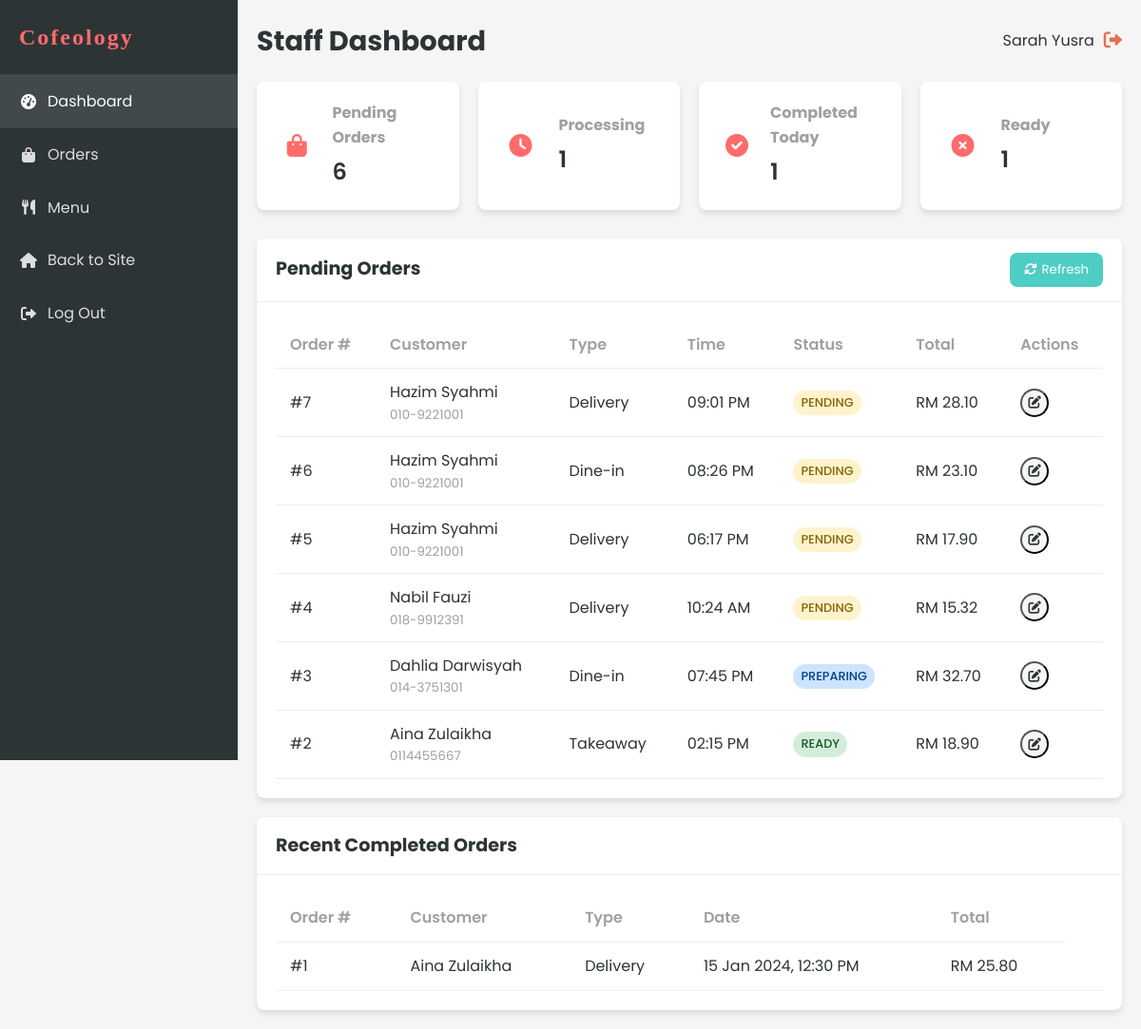
/staff/dashboard.php (signed in), run on the app's committed database.
### tables this page shows
CREATE TABLE `order` (
  `ORDER_ID` int(11) NOT NULL,
  `ORDER_NUMBER` varchar(20) NOT NULL,
  `ORDER_TIME` time NOT NULL,
  `ORDER_DATE` date NOT NULL,
  `ORDER_TYPE` enum('delivery','takeaway','dine-in') NOT NULL,
  `ORDER_STATUS` enum('pending','preparing','ready','out_for_delivery','completed','cancelled') DEFAULT 'pending',
  `TOT_AMOUNT` decimal(10,2) NOT NULL,
  `DELIVERY_ADDRESS` text DEFAULT NULL,
  `PAYMENT_METHOD` varchar(50) DEFAULT NULL,
  `PAYMENT_STATUS` enum('pending','completed','failed') DEFAULT 'pending',
  `CUST_ID` int(11) NOT NULL,
  `STAFF_ID` int(11) DEFAULT NULL,
  `special_instructions` text DEFAULT NULL,
  `pickup_time` datetime DEFAULT NULL,
  `created_at` timestamp NOT NULL DEFAULT current_timestamp(),
  `updated_at` timestamp NOT NULL DEFAULT current_timestamp() ON UPDATE current_timestamp()
);

CREATE TABLE `customer` (
  `CUST_ID` int(11) NOT NULL,
  `CUSTOMER_ID` varchar(20) NOT NULL,
  `CUST_NAME` varchar(100) NOT NULL,
  `CUST_NPHONE` varchar(20) NOT NULL,
  `CUST_EMAIL` varchar(100) NOT NULL,
  `CUST_PASSWORD` varchar(255) NOT NULL,
  `MEMBERSHIP` enum('basic','premium','vip') DEFAULT 'basic',
  `created_at` timestamp NOT NULL DEFAULT current_timestamp(),
  `updated_at` timestamp NOT NULL DEFAULT current_timestamp() ON UPDATE current_timestamp()
);

### includes/functions.php (called while the page is built, shortened)
<?php
function formatCurrency($amount) {
    return 'RM ' . number_format($amount, 2);
}
?>

### staff/dashboard.php (the view, shortened to what this page needs)
<?php
include '../includes/db_connect.php';
include '../includes/functions.php';
$stmt = $conn->prepare("
    SELECT o.*, c.CUST_NAME as customer_name, c.CUST_NPHONE as customer_phone
    FROM `ORDER` o
    JOIN CUSTOMER c ON o.CUST_ID = c.CUST_ID
    WHERE o.ORDER_STATUS != 'completed' AND o.ORDER_STATUS != 'cancelled'
    ORDER BY o.ORDER_DATE DESC, o.ORDER_TIME DESC
");
$stmt->execute();
$pendingOrders = $stmt->get_result()->fetch_all(MYSQLI_ASSOC);
$stmt = $conn->prepare("
    SELECT o.*, c.CUST_NAME as customer_name
    FROM `ORDER` o
    JOIN CUSTOMER c ON o.CUST_ID = c.CUST_ID
    WHERE o.ORDER_STATUS = 'completed'
    ORDER BY o.ORDER_DATE DESC, o.ORDER_TIME DESC
    LIMIT 10
");
$stmt->execute();
$completedOrders = $stmt->get_result()->fetch_all(MYSQLI_ASSOC);
?>
<!DOCTYPE html>
<html lang="en">
<head>
    <link rel="stylesheet" href="../css/style.css?v=1.1">
    <link rel="stylesheet" href="../css/dashboard.css?v=1.1">
    <link rel="stylesheet" href="https://cdnjs.cloudflare.com/ajax/libs/font-awesome/6.0.0-beta3/css/all.min.css">
</head>
<body>
    <div class="dashboard-container">
        <?php include 'sidebar.php'; ?>
        <div class="dashboard-content">
            <header class="dashboard-header">
                <div class="header-title">
                    <h1>Staff Dashboard</h1>
                </div>
                <div class="header-actions">
                    <div class="user-info">
                        <span><?php echo htmlspecialchars($_SESSION['user_name']); ?></span>
                        <a href="../logout.php" class="logout-btn">
                            <i class="fas fa-sign-out-alt"></i>
                        </a>
                    </div>
                </div>
            </header>
            <div class="dashboard-stats">
                <div class="stat-card">
                    <div class="stat-icon">
                        <i class="fas fa-shopping-bag"></i>
                    </div>
                    <div class="stat-info">
                        <h3>Pending Orders</h3>
                        <p id="pending-count"><?php echo count($pendingOrders); ?></p>
                    </div>
                </div>
                <div class="stat-card">
                    <div class="stat-icon">
                        <i class="fas fa-clock"></i>
                    </div>
                    <div class="stat-info">
                        <h3>Processing</h3>
                        <p id="processing-count">
                            <?php
                            $processingCount = 0;
                            foreach($pendingOrders as $order) {
                                if($order['ORDER_STATUS'] === 'preparing') $processingCount++;
                            }
                            echo $processingCount;
                            ?>
                        </p>
                    </div>
                </div>
                <div class="stat-card">
                    <div class="stat-icon">
                        <i class="fas fa-check-circle"></i>
                    </div>
                    <div class="stat-info">
                        <h3>Completed Today</h3>
                        <p id="completed-count"><?php echo count($completedOrders); ?></p>
                    </div>
                </div>
                <div class="stat-card">
                    <div class="stat-icon">
                        <i class="fas fa-times-circle"></i>
                    </div>
                    <div class="stat-info">
                        <h3>Ready</h3>
                        <p id="ready-count">
                            <?php
                            $readyCount = 0;
                            foreach($pendingOrders as $order) {
                                if($order['ORDER_STATUS'] === 'ready') $readyCount++;
                            }
                            echo $readyCount;
                            ?>
                        </p>
                    </div>
                </div>
            </div>
            <div class="dashboard-main">
                <div class="card">
                    <div class="card-header">
                        <h2>Pending Orders</h2>
                        <button class="refresh-btn" onclick="refreshOrders()">
                            <i class="fas fa-sync-alt"></i> Refresh
                        </button>
                    </div>
                    <div class="card-body">
                        <div class="table-responsive">
                            <table class="table">
                                <thead>
                                    <tr>
                                        <th>Order #</th>
                                        <th>Customer</th>
                                        <th>Type</th>
                                        <th>Time</th>
                                        <th>Status</th>
                                        <th>Total</th>
                                        <th>Actions</th>
                                    </tr>
                                </thead>
                                <tbody id="pending-orders">
                                    <?php if (empty($pendingOrders)): ?>
                                        <tr>
                                            <td colspan="7" class="text-center">No pending orders</td>
                                        </tr>
                                    <?php else: ?>
                                        <?php foreach ($pendingOrders as $order): ?>
                                            <tr>
                                                <td>#<?php echo $order['ORDER_ID']; ?></td>
                                                <td>
                                                    <div class="customer-info">
                                                        <span><?php echo htmlspecialchars($order['customer_name']); ?></span>
                                                        <small><?php echo htmlspecialchars($order['customer_phone']); ?></small>
                                                    </div>
                                                </td>
                                                <td><?php echo ucfirst($order['ORDER_TYPE']); ?></td>
                                                <td><?php echo date('h:i A', strtotime($order['ORDER_DATE'] . ' ' . $order['ORDER_TIME'])); ?></td>
                                                <td>
                                                    <span class="status-badge <?php echo $order['ORDER_STATUS']; ?>">
                                                        <?php echo ucfirst($order['ORDER_STATUS']); ?>
                                                    </span>
                                                </td>
                                                <td><?php echo formatCurrency($order['TOT_AMOUNT']); ?></td>
                                                <td>
                                                    <div class="table-actions">
                                                        <button class="btn-icon update-status" data-id="<?php echo $order['ORDER_ID']; ?>" title="Update Status">
                                                            <i class="fas fa-edit"></i>
                                                        </button>
                                                    </div>
                                                </td>
                                            </tr>
                                        <?php endforeach; ?>
                                    <?php endif; ?>
                                </tbody>
                            </table>
                        </div>
                    </div>
                </div>
                <div class="card">
                    <div class="card-header">
                        <h2>Recent Completed Orders</h2>
                    </div>
                    <div class="card-body">
                        <div class="table-responsive">
                            <table class="table">
                                <thead>
                                    <tr>
                                        <th>Order #</th>
                                        <th>Customer</th>
                                        <th>Type</th>
                                        <th>Date</th>
                                        <th>Total</th>
                                    </tr>
                                </thead>
                                <tbody>
                                    <?php if (empty($completedOrders)): ?>
                                        <tr>
                                            <td colspan="6" class="text-center">No completed orders</td>
                                        </tr>
                                    <?php else: ?>
                                        <?php foreach ($completedOrders as $order): ?>
                                            <tr>
                                                <td>#<?php echo $order['ORDER_ID']; ?></td>
                                                <td><?php echo htmlspecialchars($order['customer_name']); ?></td>
                                                <td><?php echo ucfirst($order['ORDER_TYPE']); ?></td>
                                                <td><?php echo date('d M Y, h:i A', strtotime($order['ORDER_DATE'] . ' ' . $order['ORDER_TIME'])); ?></td>
                                                <td><?php echo formatCurrency($order['TOT_AMOUNT']); ?></td>
                                                <td>
                                                </td>
                                            </tr>
                                        <?php endforeach; ?>
                                    <?php endif; ?>
                                </tbody>
                            </table>
                        </div>
                    </div>
                </div>
            </div>
        </div>
    </div>
</body>
</html>

### css/style.css (style rules this page uses)
:root { --primary-color: #ff6b6b; --secondary-color: #4ecdc4; --accent-color: #ffd166; --dark-color: #2d3436; --light-color: #f8f9fa; --success-color: #6bcd69; --warning-color: #ffd166; --danger-color: #e17055; --gray-color: #a0a0a0; --border-radius: 8px; --box-shadow: 0 4px 6px rgba(0, 0, 0, 0.1); --transition: all 0.3s ease; }
* { margin: 0; padding: 0; box-sizing: border-box; }
body { font-family: 'Poppins', "Segoe UI", Tahoma, Geneva, Verdana, sans-serif; line-height: 1.6; color: var(--dark-color); background-color: #f5f5f5; }
a { text-decoration: none; color: var(--primary-color); transition: var(--transition); }
.header-actions { display: flex; align-items: center; }
.header-actions > * { margin-left: 15px; }

### css/dashboard.css (style rules this page uses)
.dashboard-container { display: flex; min-height: 100vh; }
.dashboard-content { flex: 1; margin-left: 250px; padding: 20px; background-color: #f5f5f5; }
.dashboard-header { display: flex; justify-content: space-between; align-items: center; margin-bottom: 20px; }
.header-title h1 { margin: 0; font-size: 1.8rem; }
.header-actions { display: flex; align-items: center; }
.user-info { display: flex; align-items: center; }
.user-info span { margin-right: 10px; }
.logout-btn { color: var(--danger-color); font-size: 1.2rem; }
.dashboard-stats { display: grid; grid-template-columns: repeat(auto-fit, minmax(200px, 1fr)); gap: 20px; margin-bottom: 30px; }
.stat-card { background-color: white; border-radius: var(--border-radius); box-shadow: var(--box-shadow); padding: 20px; display: flex; align-items: center; }
.stat-icon { width: 50px; height: 50px; background-color: rgba(var(--primary-color-rgb), 0.1); color: var(--primary-color); border-radius: 50%; display: flex; justify-content: center; align-items: center; font-size: 1.5rem; margin-right: 15px; }
.stat-info h3 { margin: 0 0 5px; font-size: 1rem; color: var(--gray-color); }
.stat-info p { margin: 0; font-size: 1.5rem; font-weight: 600; }
.dashboard-main { display: grid; grid-template-columns: 1fr; gap: 20px; }
.card { background-color: white; border-radius: var(--border-radius); box-shadow: var(--box-shadow); overflow: hidden; }
.card-header { padding: 15px 20px; border-bottom: 1px solid #eee; display: flex; justify-content: space-between; align-items: center; }
.card-header h2 { margin: 0; font-size: 1.2rem; }
.card-body { padding: 20px; }
.table-responsive { overflow-x: auto; }
.table { width: 100%; border-collapse: collapse; }
.table th, .table td { padding: 12px 15px; text-align: left; border-bottom: 1px solid #eee; }
.table th { font-weight: 600; color: var(--gray-color); }
.table-actions { display: flex; gap: 10px; }
.btn-icon { width: 30px; height: 30px; border-radius: 50%; display: flex; justify-content: center; align-items: center; background-color: #f5f5f5; color: var(--dark-color); cursor: pointer; transition: var(--transition); }
.customer-info { display: flex; flex-direction: column; }
.customer-info small { color: var(--gray-color); }
.status-badge { display: inline-block; padding: 3px 8px; border-radius: 20px; font-size: 0.8rem; font-weight: 500; text-transform: uppercase; }
.status-badge.pending { background-color: rgba(255, 193, 7, 0.2); color: #856404; }
.status-badge.preparing { background-color: rgba(0, 123, 255, 0.2); color: #004085; }
.status-badge.ready { background-color: rgba(40, 167, 69, 0.2); color: #155724; }
.refresh-btn { font-family: 'Poppins', sans-serif; display: flex; align-items: center; gap: 5px; padding: 8px 15px; background-color: var(--secondary-color); color: white; border: none; border-radius: var(--border-radius); cursor: pointer; transition: var(--transition); }

### data on the page
order: ORDER_ID "7", CUST_ID.CUST_NAME "Hazim Syahmi", CUST_ID.CUST_NPHONE "010-9221001", ORDER_TYPE "Delivery", ORDER_DATE+ORDER_TIME "09:01 PM", ORDER_STATUS "PENDING", TOT_AMOUNT "RM 28.10"
order: ORDER_ID "6", CUST_ID.CUST_NAME "Hazim Syahmi", CUST_ID.CUST_NPHONE "010-9221001", ORDER_TYPE "Dine-in", ORDER_DATE+ORDER_TIME "08:26 PM", ORDER_STATUS "PENDING", TOT_AMOUNT "RM 23.10"
order: ORDER_ID "5", CUST_ID.CUST_NAME "Hazim Syahmi", CUST_ID.CUST_NPHONE "010-9221001", ORDER_TYPE "Delivery", ORDER_DATE+ORDER_TIME "06:17 PM", ORDER_STATUS "PENDING", TOT_AMOUNT "RM 17.90"
order: ORDER_ID "4", CUST_ID.CUST_NAME "Nabil Fauzi", CUST_ID.CUST_NPHONE "018-9912391", ORDER_TYPE "Delivery", ORDER_DATE+ORDER_TIME "10:24 AM", ORDER_STATUS "PENDING", TOT_AMOUNT "RM 15.32"
order: ORDER_ID "3", CUST_ID.CUST_NAME "Dahlia Darwisyah", CUST_ID.CUST_NPHONE "014-3751301", ORDER_TYPE "Dine-in", ORDER_DATE+ORDER_TIME "07:45 PM", ORDER_STATUS "PREPARING", TOT_AMOUNT "RM 32.70"
order: ORDER_ID "2", CUST_ID.CUST_NAME "Aina Zulaikha", CUST_ID.CUST_NPHONE "0114455667", ORDER_TYPE "Takeaway", ORDER_DATE+ORDER_TIME "02:15 PM", ORDER_STATUS "READY", TOT_AMOUNT "RM 18.90"
order: ORDER_ID "1", CUST_ID.CUST_NAME "Aina Zulaikha", ORDER_TYPE "Delivery", ORDER_DATE+ORDER_TIME "15 Jan 2024, 12:30 PM", TOT_AMOUNT "RM 25.80"

### other printed values
$_SESSION['user_name'] "Sarah Yusra"
count($pendingOrders) "6"
$processingCount "1"
count($completedOrders) "1"
$readyCount "1"
